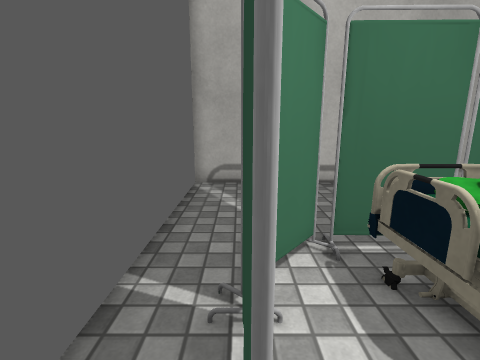
view 1 (above)

12 first-person views from a walk through a 3-D level made in the Unity game engine. The camera is 1.3 m above the floor, tilts 12° down and sees 85° across. The floor is counted in squares, 0.5 m on a side. Each view is taken from the middle of a square. On the plan, view 1 faces up. The plan holds only what a view shows up to about 18 squares ahead; the rest is blank. The place goes on beyond the plan. Some animated figures are left out. Some surface patterns are stand-ins.

view 2
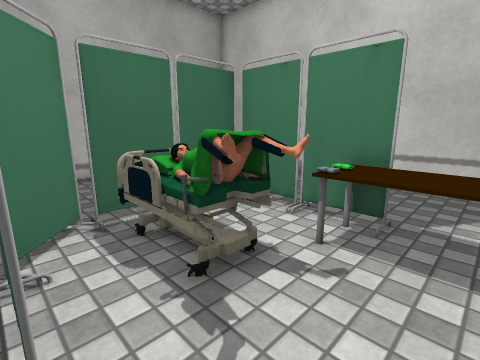

view 3
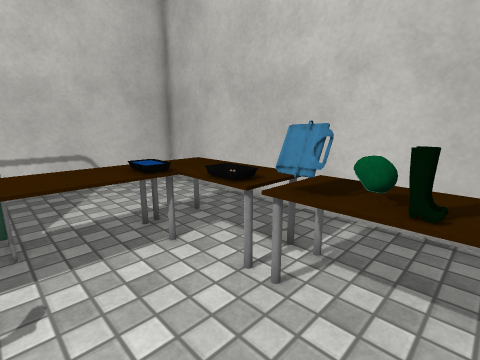

view 4
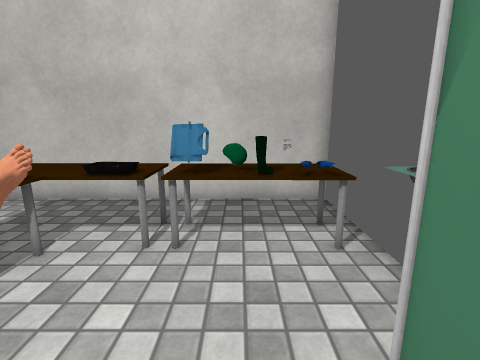

view 5
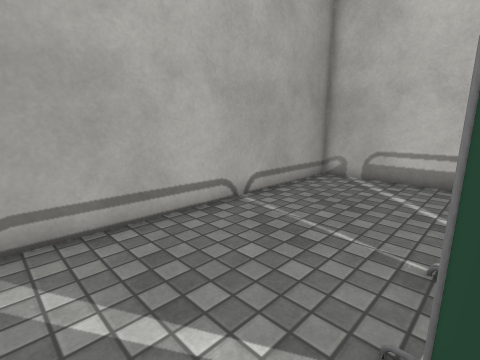

view 6
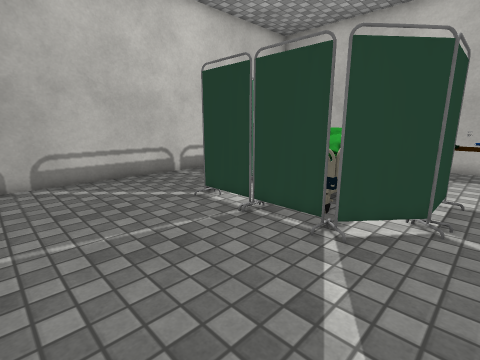

view 7
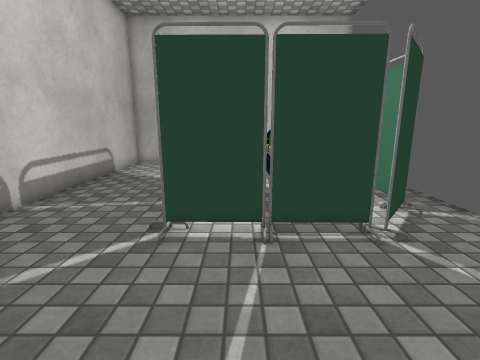

view 8
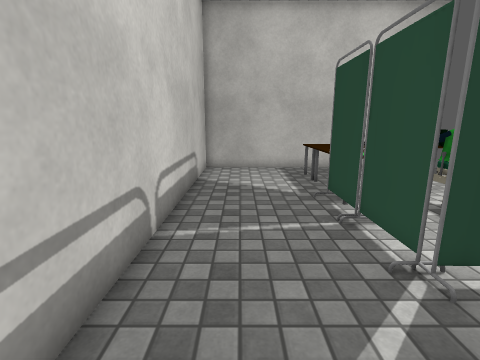

view 9
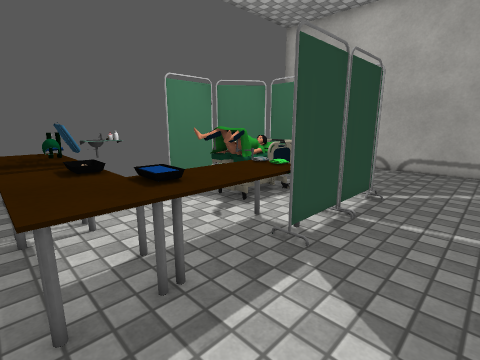

view 10
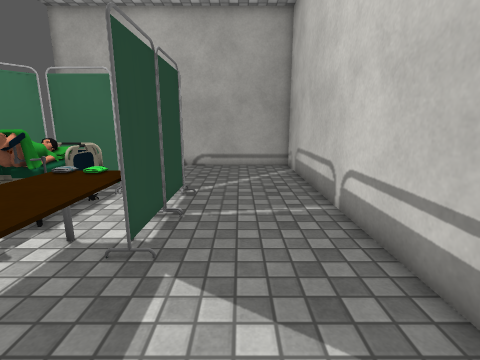

view 11
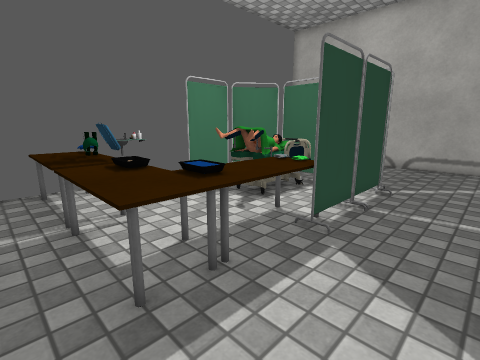

view 12
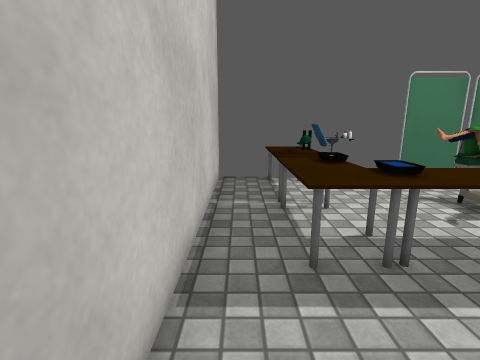

### Floor plan
Key: @ floor where view 1 was taken; # wall or solid block; x gap in a wall; . floor; v drop or lower ground; T thing the floor can be seen under or through; B bed; O other object.
Columns run from 2 left of view 1 to 12 right of it. Each row starts with its distance up from view 1.
 12 ###############
 11 #.............#
 10 #.............#
  9 #.............#
  8 #.............#
  7 #.............#
  6 #.............#
  5 #..OxTTTTT....#
  4 #.OO.vB..T....#
  3 #.x.. O..T....#
  2 #.#..OB..T....#
  1 #.#.BBB#O#....#
  0 #.@...BOO#....#
 -1 #O.....OOO....#
 -2 #O.....OOO....#
 -3 ##OO#O ##O....#
 -4 #OOOOOOOOO....#
 -5 #OOOOOOOOO....#
 -6 #.............#
 -7 ###############

Positions as (right, up) in squares from view 1, and headings:
1: (0, 0), facing up
2: (0, -2), facing up-right
3: (0, 0), facing down-right
4: (1, 2), facing down
5: (-1, 5), facing up-right
6: (-1, 11), facing down-right
7: (5, 11), facing down
8: (10, 9), facing down
9: (10, -5), facing up-left
10: (9, -5), facing up
11: (10, -6), facing up-left
12: (11, -6), facing left
